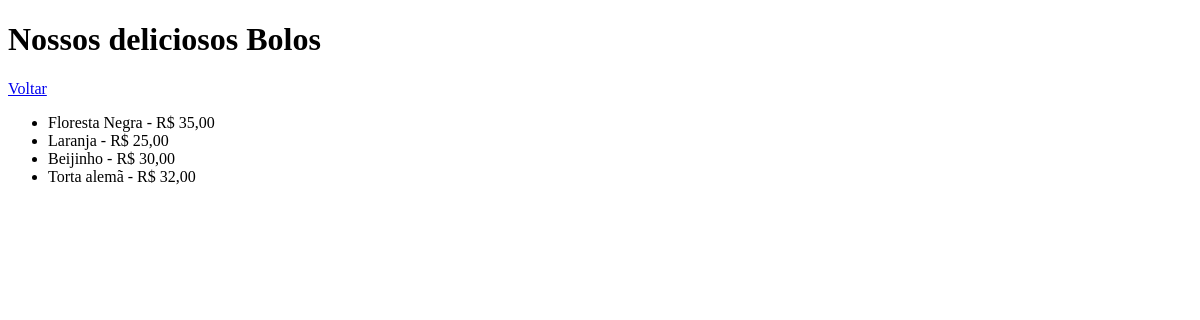
The page /catalogo/bolos/ on the database as committed earlier.
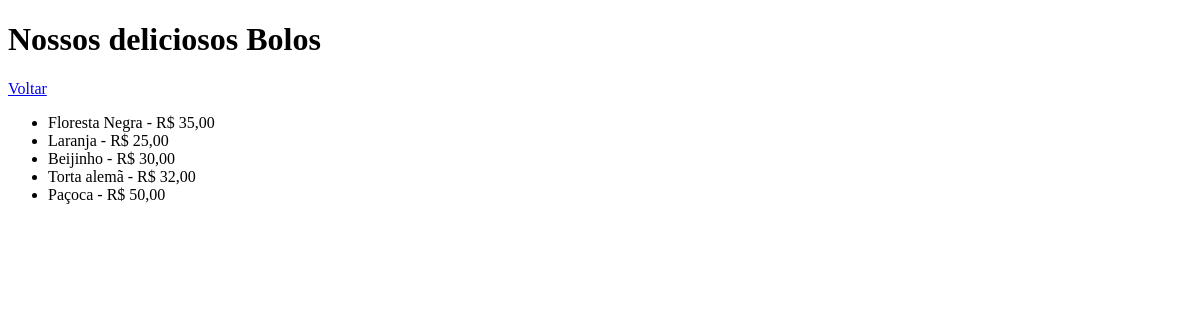
The same page on the database as committed later.
### catalogo/models.py (models this page shows, shortened)
class Bolo(models.Model):
    nome = models.CharField(max_length=255)
    sabor = models.CharField(max_length=100)
    descricao = models.TextField(blank=True, null=True)
    preco = models.DecimalField(max_digits=6, decimal_places=2)
    disponivel = models.BooleanField(default=True)
    data_cadastro = models.DateTimeField(auto_now_add=True)

### catalogo/views.py (the view)
# urls.py: path('bolos/', views.lista_bolos, name='lista_bolos'),
def lista_bolos(request):
    bolos = Bolo.objects.all()
    return render(request,
                  'catalogo/lista_bolos.html',
                  {'bolos' : bolos})

### catalogo/templates/catalogo/lista_bolos.html (shortened to what this page needs)
<!DOCTYPE html>
<html lang="pt-br">
<head>
</head>
<body>
    <h1>Nossos deliciosos Bolos</h1>
    <a href="{% url 'catalogo:home' %}">Voltar</a>
    {% if bolos%}
        <ul>
            {% for bolo in bolos %}
                <li>{{bolo.nome}} - R$ {{bolo.preco}}</li>
            {% endfor %}
        </ul>
    {% else %}
        <p>Nenhum bolo cadastrado.</p>
    {% endif %}
</body>
</html>

Rows that differ between the two databases and show on the page:
added Bolo: nome "Paçoca", preco "50,00"
